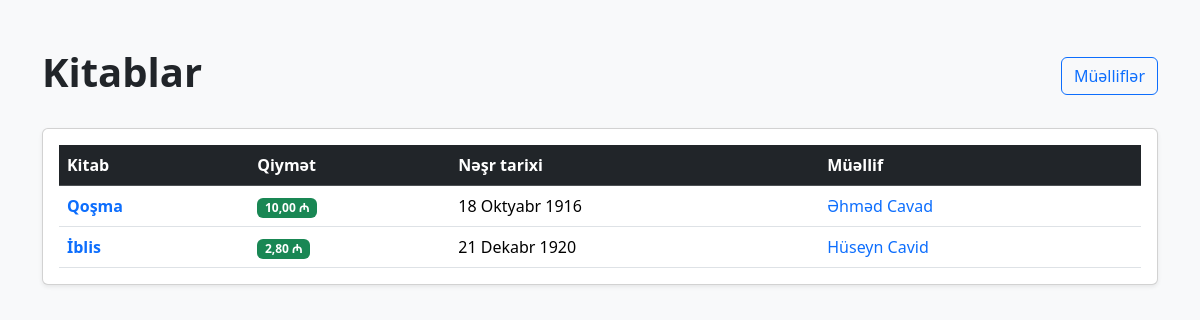
The page /books/ on the database its author committed.
### main/models.py (models this page shows, shortened)
class Book(models.Model):
    title = models.CharField(max_length=200)
    description = models.TextField()
    published_date = models.DateField()
    price = models.DecimalField(max_digits=10, decimal_places=2)
    author = models.ForeignKey(
        Author,
        on_delete=models.CASCADE,
        related_name="books"
    )

class Author(models.Model):
    name = models.CharField(max_length=100)
    surname = models.CharField(max_length=100)
    birth_date = models.DateField()
    bio = models.TextField()

### main/views.py (the view)
# urls.py: path("books/", views.books, name="books"),
def books(request):
    books = Book.objects.all()
    context = {
        "books": books
    }
    return render(request, "books.html", context)

### templates/books.html (shortened to what this page needs)
<!DOCTYPE html>
<html lang="az">
<head>
    <link href="https://cdn.jsdelivr.net/npm/bootstrap@5.3.3/dist/css/bootstrap.min.css"
          rel="stylesheet">
</head>
<body class="bg-light">
<div class="container py-5">
    <div class="d-flex justify-content-between align-items-center mb-4">
        <h1 class="fw-bold">Kitablar</h1>
        <a href="{% url 'authors' %}" class="btn btn-outline-primary">
            Müəlliflər
        </a>
    </div>
    <div class="card shadow-sm">
        <div class="card-body">
            <div class="table-responsive">
                <table class="table table-hover align-middle mb-0">
                    <thead class="table-dark">
                    <tr>
                        <th>Kitab</th>
                        <th>Qiymət</th>
                        <th>Nəşr tarixi</th>
                        <th>Müəllif</th>
                    </tr>
                    </thead>
                    <tbody>
                    {% for book in books %}
                    <tr>
                        <td>
                            <a href="{% url 'book_detail' book.id %}"
                               class="fw-semibold text-decoration-none">
                                {{ book.title }}
                            </a>
                        </td>
                        <td>
                            <span class="badge text-bg-success">
                                {{ book.price }} ₼
                            </span>
                        </td>
                        <td>
                            {{ book.published_date }}
                        </td>
                        <td>
                            <a href="{% url 'author_detail' book.author.id %}"
                               class="text-decoration-none">
                                {{ book.author.name }}
                                {{ book.author.surname }}
                            </a>
                        </td>
                    </tr>
                    {% empty %}
                    <tr>
                        <td colspan="4" class="text-center py-4">
                            Heç bir kitab yoxdur.
                        </td>
                    </tr>
                    {% endfor %}
                    </tbody>
                </table>
            </div>
        </div>
    </div>
</div>
</body>
</html>

### rows shown on the page
Book: title "Qoşma", price "10,00", published_date "18 Oktyabr 1916", author.name "Əhməd", author.surname "Cavad"
Book: title "İblis", price "2,80", published_date "21 Dekabr 1920", author.name "Hüseyn", author.surname "Cavid"
